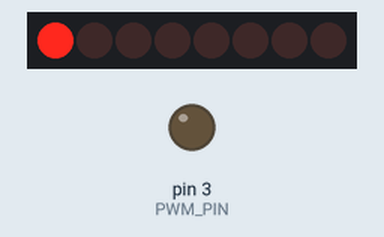
Recording of a sketch running on a simulated Arduino Uno, built with avr-gcc and run on an emulated ATmega328P. Shown: 8 shift-register outputs drawn as a row of LEDs (first output left, lit = HIGH), output pins drawn as LEDs (lit = HIGH). Wiring (inferred from the names in the program): shift register (74HC595): data pin 10; shift clock pin 8; latch pin 9. Wiring (inferred from the signals the program sends): row of LEDs: on Q0, Q1, Q2, Q3, Q4, Q5, Q6, Q7. Pins used as bus, display or sensor lines are not drawn.

Above: at 0.15 s.
Timing chart, 0 to 1.6 s (numbered marks = the images above):
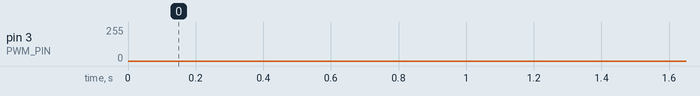

The sketch:

FirstTest_Playing_with_8_leds.ino
```cpp
#define LATCH_PIN 9
#define CLOCK_PIN 8
#define DATA_PIN 10
#define PWM_PIN 3

int LedsValue[10] = { 0, 1, 2, 4, 8, 16, 32, 64, 128, 255};
enum LedTags { ALLOFF, LED_1, LED_2, LED_3, LED_4, LED_5, LED_6, LED_7, LED_8, ALLON };


void setup()
{
	pinMode(LATCH_PIN, OUTPUT);
    pinMode(CLOCK_PIN, OUTPUT);
    pinMode(DATA_PIN, OUTPUT);

    pinMode(PWM_PIN, OUTPUT);

    Serial.begin(9600);
}

int value = 0;
int wave = 0;
bool goingUp = true;

void loop()
{
    if(goingUp)
        wave++;
    else
        wave--;

    if(wave == 255)
        goingUp = false;

    if(wave == 0)
        goingUp = true;

    value = LedsValue[LED_1];
    shiftOutNumber(value);
    analogWrite(PWM_PIN, wave);

    //Serial.println(value);
    delay(2);


}

void shiftOutNumber(int value)
{
    digitalWrite(LATCH_PIN, LOW);
    shiftOut(DATA_PIN, CLOCK_PIN, MSBFIRST, value);
    digitalWrite(LATCH_PIN, HIGH);
}

/*
Notes
1° -> Byte Manipulation
Tried to manupulate the output by using "byte" type and shift operator, I discarted the idea
becaouse it was going to be difficult to select which leds would turn on

2° -> Int aray with numbers
I used an int array that keeped the number that represents each led on the shift register, it worked well
so I think I will improve it by using enums to refer those numbers

3° -> Adding an enum
Adding an enum that works as interpreter of the int array indexes works fine, now it easy to send a number
to the shift register, next step is evaluate how it could work with PWM

UPDATE: LED's only use a max value of 6 mA, giving a max of 384 mA for an entire floor of 64 LED's, Arduino
suports a current supply of 400 mA, so it is perfectly fine for an entire floor :,D
With that said, lets see how we can implement PWM

4° -> First PWM interaction
Now I can set an special voltage value to every led in the register, with everyone having the same voltage,
now I'll try to make every LED individual.

UPDATE: Giving each LED a PWM value in particular seems very difficult, so I'm going to use the already existent
PWM Shift Register library, which I'll test in another .ino file
*/
```
